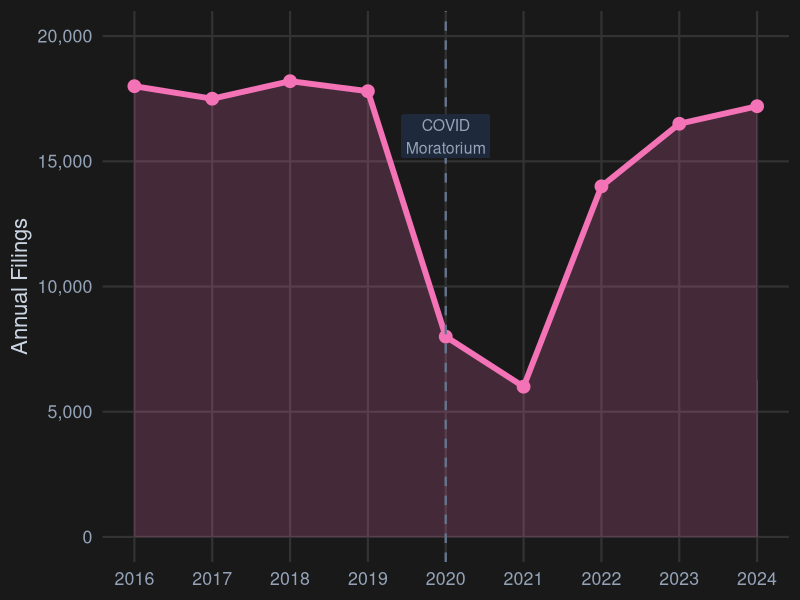
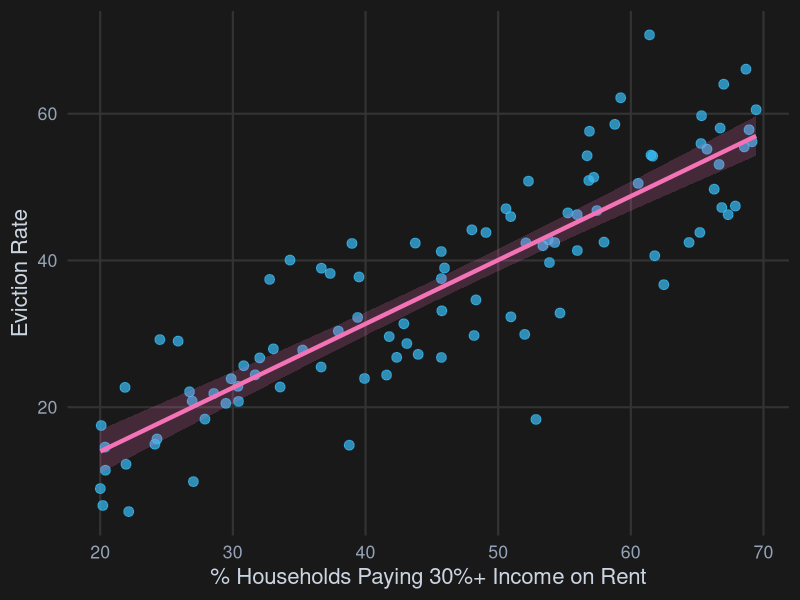
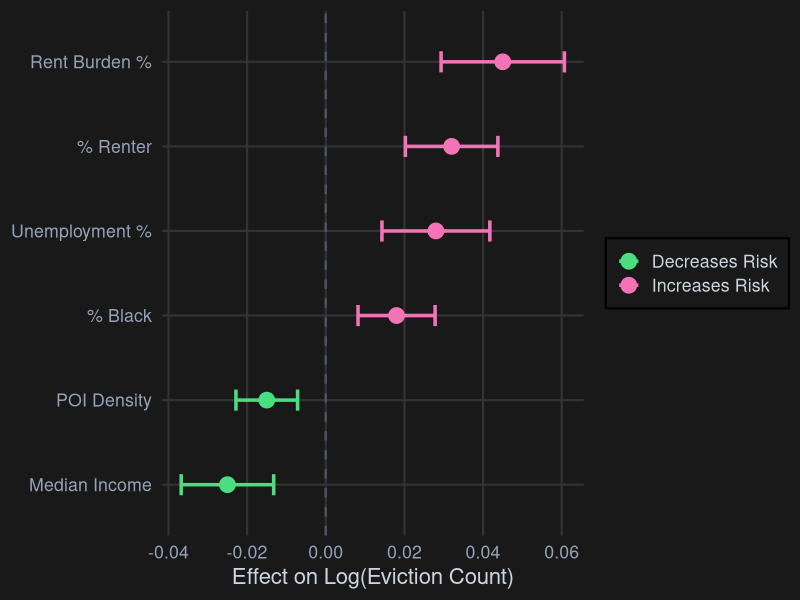

Recreate these plots in R, in order.
## ---- chunk 1
#| include: false
library(tidyverse)
library(knitr)
library(ggplot2)

theme_dark_minimal <- function() {
  theme_minimal(base_size = 16) +
    theme(
      plot.title = element_text(face = "bold", hjust = 0.5, color = "white", size = 18),
      plot.subtitle = element_text(hjust = 0.5, color = "#94a3b8"),
      plot.background = element_rect(fill = "#191919", color = NA),
      panel.background = element_rect(fill = "#191919", color = NA),
      panel.grid.major = element_line(color = "#333333"),
      panel.grid.minor = element_blank(),
      axis.text = element_text(color = "#94a3b8"),
      axis.title = element_text(color = "#cbd5e1"),
      legend.background = element_rect(fill = "#191919"),
      legend.text = element_text(color = "#cbd5e1"),
      legend.title = element_text(color = "white"),
      legend.position = "bottom"
    )
}
## ---- chunk 2
#| fig-width: 11
#| fig-height: 5
#| fig-align: center

years <- 2016:2024
filings <- c(18000, 17500, 18200, 17800, 8000, 6000, 14000, 16500, 17200)

tibble(year = years, filings = filings) %>%
  ggplot(aes(x = year, y = filings)) +
  geom_area(fill = "#f472b6", alpha = 0.2) +
  geom_line(color = "#f472b6", linewidth = 2) +
  geom_point(color = "#f472b6", size = 4) +
  geom_vline(xintercept = 2020, linetype = "dashed", color = "#64748b", linewidth = 0.8) +
  annotate("label", x = 2020, y = 16000, label = "COVID\nMoratorium", 
           fill = "#1e293b", color = "#94a3b8", size = 4, label.size = 0) +
  scale_y_continuous(labels = scales::comma, limits = c(0, 20000)) +
  scale_x_continuous(breaks = years) +
  labs(x = NULL, y = "Annual Filings") +
  theme_dark_minimal()
## ---- chunk 3
#| fig-width: 9
#| fig-height: 4.5
#| fig-align: center

set.seed(42)
tibble(
  rent_burden = runif(100, 20, 70),
  eviction_rate = rent_burden * 0.8 + rnorm(100, 0, 8)
) %>%
  ggplot(aes(x = rent_burden, y = eviction_rate)) +
  geom_point(alpha = 0.7, color = "#38bdf8", size = 3) +
  geom_smooth(method = "lm", color = "#f472b6", fill = "#f472b6", alpha = 0.2, linewidth = 1.5) +
  labs(x = "% Households Paying 30%+ Income on Rent",
       y = "Eviction Rate") +
  theme_dark_minimal()
## ---- chunk 4
#| fig-width: 10
#| fig-height: 5
#| fig-align: center

tibble(
  variable = c("Rent Burden %", "% Renter", "Unemployment %", 
               "% Black", "Median Income", "POI Density"),
  estimate = c(0.045, 0.032, 0.028, 0.018, -0.025, -0.015),
  se = c(0.008, 0.006, 0.007, 0.005, 0.006, 0.004)
) %>%
  mutate(
    lower = estimate - 1.96 * se,
    upper = estimate + 1.96 * se,
    direction = ifelse(estimate > 0, "Increases Risk", "Decreases Risk")
  ) %>%
  ggplot(aes(x = estimate, y = reorder(variable, estimate), color = direction)) +
  geom_vline(xintercept = 0, linetype = "dashed", color = "#475569", linewidth = 0.8) +
  geom_errorbarh(aes(xmin = lower, xmax = upper), height = 0.25, linewidth = 1.2) +
  geom_point(size = 5) +
  scale_color_manual(values = c("Increases Risk" = "#f472b6", "Decreases Risk" = "#4ade80")) +
  labs(x = "Effect on Log(Eviction Count)", y = NULL, color = NULL) +
  theme_dark_minimal() +
  theme(legend.position = "right")
